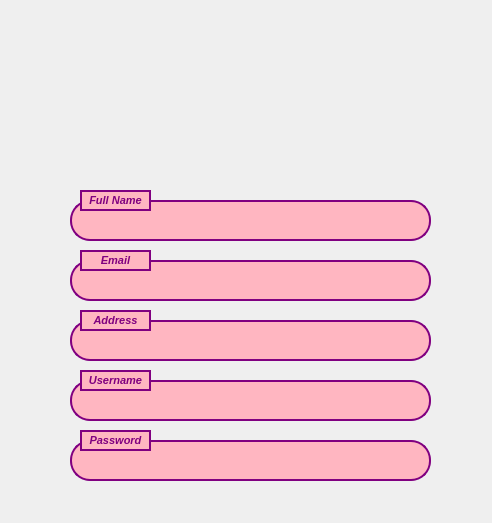
<?xml version="1.0" encoding="UTF-8"?>
<ui version="4.0">
 <class>UserProfile</class>
 <widget class="QDialog" name="UserProfile">
  <property name="geometry">
   <rect>
    <x>0</x>
    <y>0</y>
    <width>492</width>
    <height>523</height>
   </rect>
  </property>
  <property name="windowTitle">
   <string>Dialog</string>
  </property>
  <widget class="QLabel" name="label">
   <property name="geometry">
    <rect>
     <x>0</x>
     <y>0</y>
     <width>491</width>
     <height>521</height>
    </rect>
   </property>
   <property name="text">
    <string/>
   </property>
   <property name="pixmap">
    <pixmap resource="resource.qrc">:/images/images/profilepage (2).png</pixmap>
   </property>
   <property name="scaledContents">
    <bool>true</bool>
   </property>
  </widget>
  <widget class="QLabel" name="FULLNAME">
   <property name="geometry">
    <rect>
     <x>70</x>
     <y>200</y>
     <width>361</width>
     <height>41</height>
    </rect>
   </property>
   <property name="font">
    <font>
     <pointsize>11</pointsize>
     <bold>true</bold>
    </font>
   </property>
   <property name="styleSheet">
    <string notr="true">QLabel{
   border: 2px solid rgb(37, 39,48);
   border-radius: 20px;
   border-color: #800080;
   color: #800080;
   background-color: #FFB6C1;
  padding-left:80px;
  padding-right:89px;
}

QLabel:Hover{
  border: 2px solid rgb(170, 85, 127);
}
</string>
   </property>
   <property name="text">
    <string/>
   </property>
   <property name="alignment">
    <set>Qt::AlignCenter</set>
   </property>
  </widget>
  <widget class="QLabel" name="EMAIL">
   <property name="geometry">
    <rect>
     <x>70</x>
     <y>260</y>
     <width>361</width>
     <height>41</height>
    </rect>
   </property>
   <property name="font">
    <font>
     <pointsize>11</pointsize>
     <bold>true</bold>
    </font>
   </property>
   <property name="styleSheet">
    <string notr="true">QLabel{
   border: 2px solid rgb(37, 39,48);
   border-radius: 20px;
   border-color: #800080;
   color: #800080;
   background-color: #FFB6C1;
  padding-left:80px;
  padding-right:89px;
}

QLabel:Hover{
  border: 2px solid rgb(170, 85, 127);
}
</string>
   </property>
   <property name="text">
    <string/>
   </property>
   <property name="alignment">
    <set>Qt::AlignCenter</set>
   </property>
  </widget>
  <widget class="QLabel" name="ADDRESS">
   <property name="geometry">
    <rect>
     <x>70</x>
     <y>320</y>
     <width>361</width>
     <height>41</height>
    </rect>
   </property>
   <property name="font">
    <font>
     <pointsize>11</pointsize>
     <bold>true</bold>
    </font>
   </property>
   <property name="styleSheet">
    <string notr="true">QLabel{
   border: 2px solid rgb(37, 39,48);
   border-radius: 20px;
   border-color: #800080;
   color: #800080;
   background-color: #FFB6C1;
  padding-left:80px;
  padding-right:89px;
}

QLabel:Hover{
  border: 2px solid rgb(170, 85, 127);
}
</string>
   </property>
   <property name="text">
    <string/>
   </property>
   <property name="alignment">
    <set>Qt::AlignCenter</set>
   </property>
  </widget>
  <widget class="QLabel" name="USERNAME">
   <property name="geometry">
    <rect>
     <x>70</x>
     <y>380</y>
     <width>361</width>
     <height>41</height>
    </rect>
   </property>
   <property name="font">
    <font>
     <pointsize>11</pointsize>
     <bold>true</bold>
    </font>
   </property>
   <property name="styleSheet">
    <string notr="true">QLabel{
   border: 2px solid rgb(37, 39,48);
   border-radius: 20px;
   border-color: #800080;
   color: #800080;
   background-color: #FFB6C1;
  padding-left:80px;
  padding-right:89px;
}

QLabel:Hover{
  border: 2px solid rgb(170, 85, 127);
}
</string>
   </property>
   <property name="text">
    <string/>
   </property>
   <property name="alignment">
    <set>Qt::AlignCenter</set>
   </property>
  </widget>
  <widget class="QLabel" name="PASSWORD">
   <property name="geometry">
    <rect>
     <x>70</x>
     <y>440</y>
     <width>361</width>
     <height>41</height>
    </rect>
   </property>
   <property name="font">
    <font>
     <pointsize>11</pointsize>
     <bold>true</bold>
    </font>
   </property>
   <property name="styleSheet">
    <string notr="true">QLabel{
   border: 2px solid rgb(37, 39,48);
   border-radius: 20px;
   border-color: #800080;
   color: #800080;
   background-color: #FFB6C1;
  padding-left:80px;
  padding-right:89px;
}

QLabel:Hover{
  border: 2px solid rgb(170, 85, 127);
}
</string>
   </property>
   <property name="text">
    <string/>
   </property>
   <property name="alignment">
    <set>Qt::AlignCenter</set>
   </property>
  </widget>
  <widget class="QLabel" name="label_4">
   <property name="geometry">
    <rect>
     <x>80</x>
     <y>190</y>
     <width>71</width>
     <height>21</height>
    </rect>
   </property>
   <property name="font">
    <font>
     <pointsize>8</pointsize>
     <italic>true</italic>
     <bold>true</bold>
    </font>
   </property>
   <property name="styleSheet">
    <string notr="true">QLabel{
   border: 2px solid rgb(37, 39,48);
   border-radius: 20px;
   border-color: #800080;
   color: #800080;
   background-color: #FFB6C1;
}
</string>
   </property>
   <property name="frameShape">
    <enum>QFrame::VLine</enum>
   </property>
   <property name="frameShadow">
    <enum>QFrame::Sunken</enum>
   </property>
   <property name="text">
    <string>Full Name</string>
   </property>
   <property name="alignment">
    <set>Qt::AlignCenter</set>
   </property>
  </widget>
  <widget class="QLabel" name="label_5">
   <property name="geometry">
    <rect>
     <x>80</x>
     <y>250</y>
     <width>71</width>
     <height>21</height>
    </rect>
   </property>
   <property name="font">
    <font>
     <pointsize>8</pointsize>
     <italic>true</italic>
     <bold>true</bold>
    </font>
   </property>
   <property name="styleSheet">
    <string notr="true">QLabel{
   border: 2px solid rgb(37, 39,48);
   border-radius: 20px;
   border-color: #800080;
   color: #800080;
   background-color: #FFB6C1;
}
</string>
   </property>
   <property name="frameShape">
    <enum>QFrame::VLine</enum>
   </property>
   <property name="frameShadow">
    <enum>QFrame::Sunken</enum>
   </property>
   <property name="text">
    <string>Email</string>
   </property>
   <property name="alignment">
    <set>Qt::AlignCenter</set>
   </property>
  </widget>
  <widget class="QLabel" name="label_6">
   <property name="geometry">
    <rect>
     <x>80</x>
     <y>310</y>
     <width>71</width>
     <height>21</height>
    </rect>
   </property>
   <property name="font">
    <font>
     <pointsize>8</pointsize>
     <italic>true</italic>
     <bold>true</bold>
    </font>
   </property>
   <property name="styleSheet">
    <string notr="true">QLabel{
   border: 2px solid rgb(37, 39,48);
   border-radius: 20px;
   border-color: #800080;
   color: #800080;
   background-color: #FFB6C1;
}
</string>
   </property>
   <property name="frameShape">
    <enum>QFrame::VLine</enum>
   </property>
   <property name="frameShadow">
    <enum>QFrame::Sunken</enum>
   </property>
   <property name="text">
    <string>Address</string>
   </property>
   <property name="alignment">
    <set>Qt::AlignCenter</set>
   </property>
  </widget>
  <widget class="QLabel" name="label_7">
   <property name="geometry">
    <rect>
     <x>80</x>
     <y>430</y>
     <width>71</width>
     <height>21</height>
    </rect>
   </property>
   <property name="font">
    <font>
     <pointsize>8</pointsize>
     <italic>true</italic>
     <bold>true</bold>
    </font>
   </property>
   <property name="styleSheet">
    <string notr="true">QLabel{
   border: 2px solid rgb(37, 39,48);
   border-radius: 20px;
   border-color: #800080;
   color: #800080;
   background-color: #FFB6C1;
}
</string>
   </property>
   <property name="frameShape">
    <enum>QFrame::VLine</enum>
   </property>
   <property name="frameShadow">
    <enum>QFrame::Sunken</enum>
   </property>
   <property name="text">
    <string>Password</string>
   </property>
   <property name="alignment">
    <set>Qt::AlignCenter</set>
   </property>
  </widget>
  <widget class="QLabel" name="label_8">
   <property name="geometry">
    <rect>
     <x>80</x>
     <y>370</y>
     <width>71</width>
     <height>21</height>
    </rect>
   </property>
   <property name="font">
    <font>
     <pointsize>8</pointsize>
     <italic>true</italic>
     <bold>true</bold>
    </font>
   </property>
   <property name="styleSheet">
    <string notr="true">QLabel{
   border: 2px solid rgb(37, 39,48);
   border-radius: 20px;
   border-color: #800080;
   color: #800080;
   background-color: #FFB6C1;
}
</string>
   </property>
   <property name="frameShape">
    <enum>QFrame::VLine</enum>
   </property>
   <property name="frameShadow">
    <enum>QFrame::Sunken</enum>
   </property>
   <property name="text">
    <string>Username</string>
   </property>
   <property name="alignment">
    <set>Qt::AlignCenter</set>
   </property>
  </widget>
 </widget>
 <resources>
  <include location="resource.qrc"/>
 </resources>
 <connections/>
</ui>
